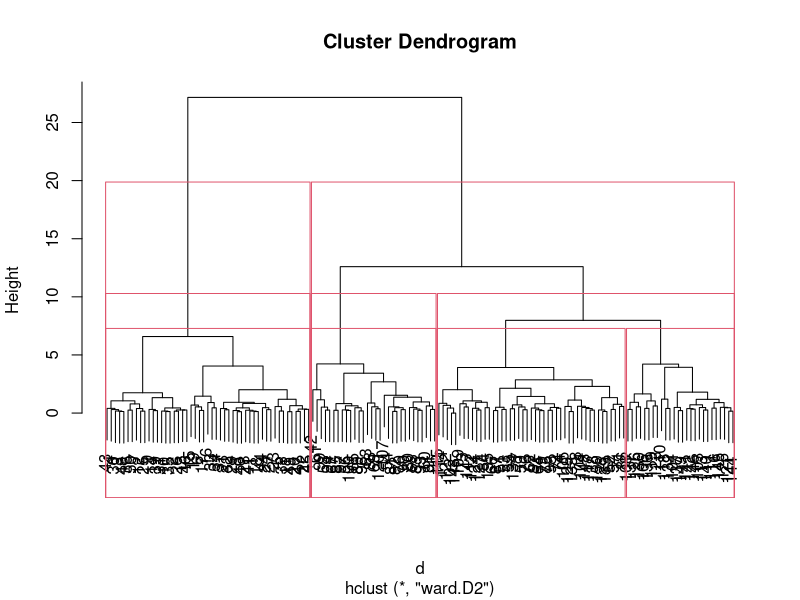
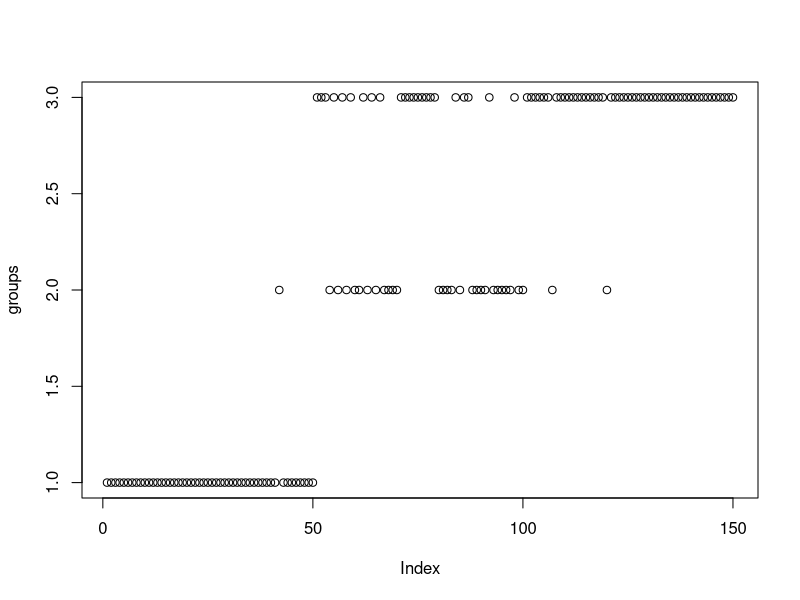
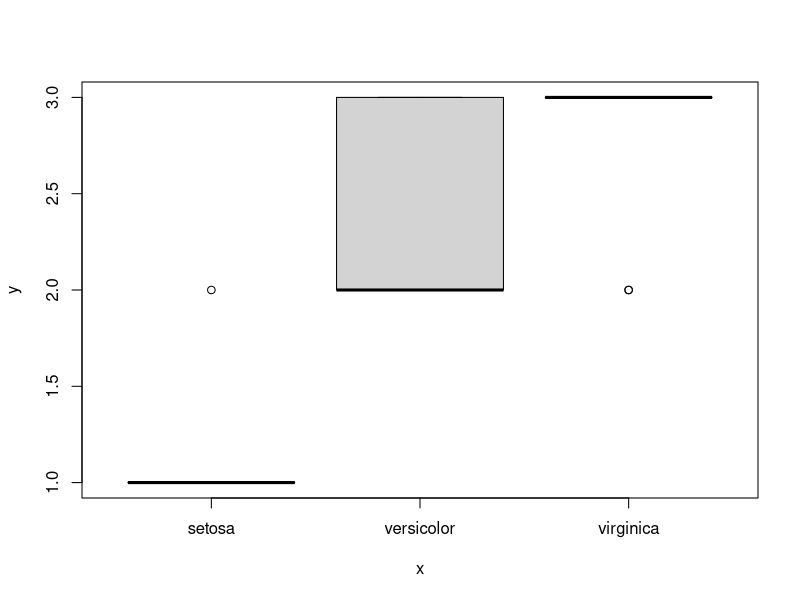

Source code (R) for these figures, in order:
?iris
dat=iris[,1:4]
summary(dat)
View(dat)
pmatrix = scale(dat)
View(pmatrix)
d = dist(pmatrix)
c = hclust(d, method="ward.D2")
plot(c)
rect.hclust(c, k=3)
rect.hclust(c, k=2)
rect.hclust(c, k=4)
groups <- cutree(c, k=3)
table(iris$Species,groups)
plot(groups)
plot(iris$Species,groups)